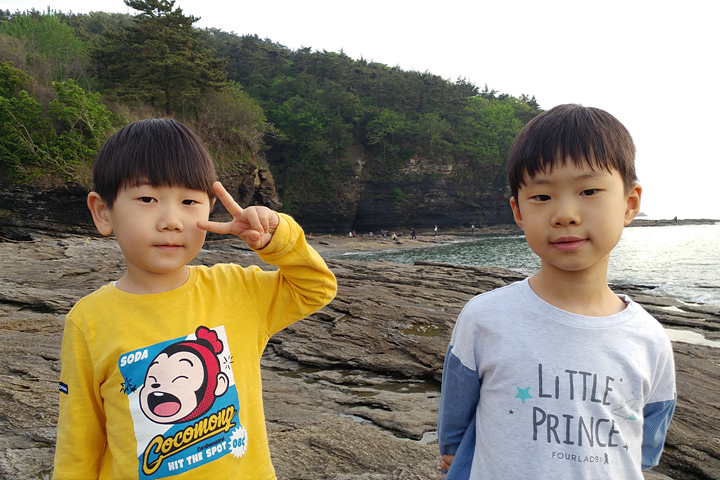
#> input picture data/kids.png, 720 x 480 px, found by its file name
$ python a29_detect_face.py
#> lines starting #> are read from the running program, lines starting #| are printed output that depends on the picture; after the words box and inside, x2 and y2 are one past the last pixel; in counts of white or black regions, pixels touching at a corner belong together
import cv2
import numpy as np


def preprocessing(image):
    gray = cv2.cvtColor(image, cv2.COLOR_BGR2GRAY)
    gray = cv2.equalizeHist(gray)
    return gray

def main():
    image = cv2.imread("data/kids.png")
#> image is the input picture: shape (480, 720, 3); mean B, G, R 116.9, 134.4, 141.2
    cap = cv2.VideoCapture(4)
    cap.set(cv2.CAP_PROP_FRAME_WIDTH, 640)
    cap.set(cv2.CAP_PROP_FRAME_HEIGHT, 480)
    cap.set(cv2.CAP_PROP_FPS, 30)
    cap.set(cv2.CAP_PROP_FOURCC, cv2.VideoWriter_fourcc(*"MJPG"))
    face_cascade = cv2.CascadeClassifier("data/haarcacade_frontalface_alt2.xml")
    eye_cascade = cv2.CascadeClassifier("data/haarcascade_eye.xml")
    while True:
        ret, image = cap.read()
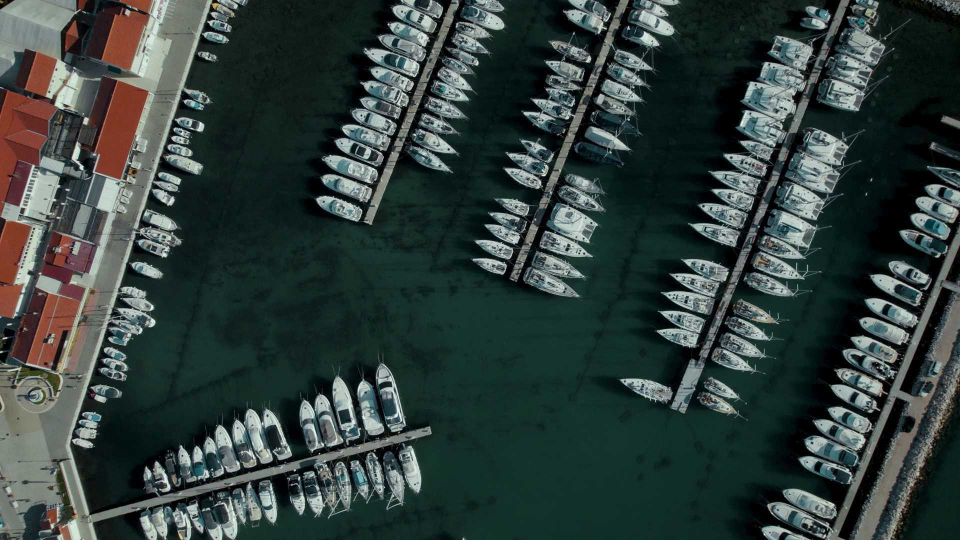
#> input picture boats.jpg, 1920 x 1080 px, given in place of the camera (shown at 1/2 size)
#> image is the input picture: shape (1080, 1920, 3); mean B, G, R 60.7, 63.8, 50.8
        if image is None:
            print("Image load failed!")
            return
        gray = preprocessing(image)
#> in preprocessing, `gray = cv2.equalizeHist(gray)`:
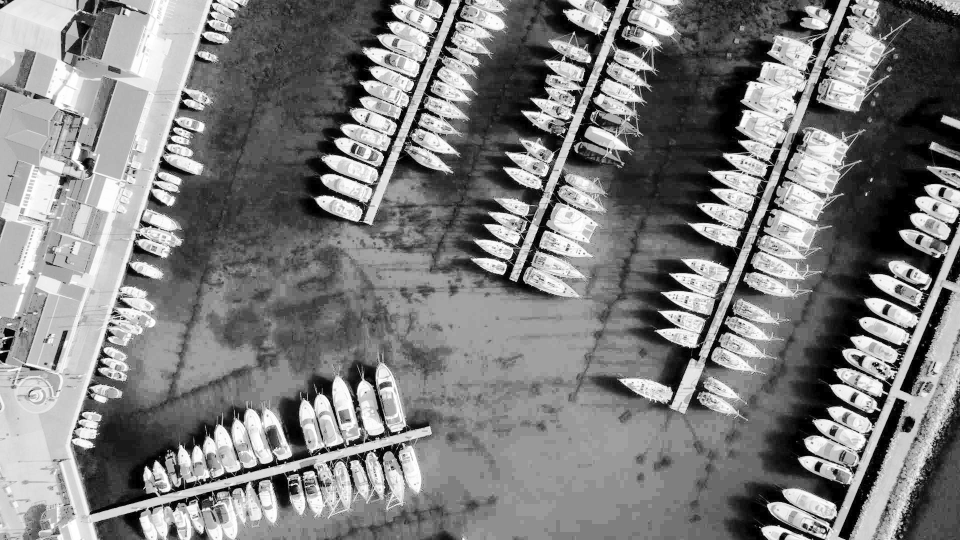
#> gray: shape (1080, 1920) (shown at 1/2 size); min 0, max 255, mean 126.9
        faces = face_cascade.detectMultiScale(gray, 1.1, 2, 0, (100, 100))
#> faces = [[1782, 805, 106, 106], [1213, 31, 185, 185]]
        for (x, y, w, h) in faces:
            cv2.rectangle(image, (x, y), (x + w, y + h), (255, 0, 0), 2)
            face = gray[y:y + h, x:x + w]
            face_color = image[y:y + h, x:x + w] # copy와 reference 차이
            eyes = eye_cascade.detectMultiScale(face_color, 1.15, 7, 0, (25, 20))
            for (ex, ey, ew, eh) in eyes:
                cv2.rectangle(face_color, (ex, ey), (ex + ew, ey + eh), (0, 255, 0), 2)
#> this loop made 2 passes
#> pass 1, in main, `face = gray[y:y + h, x:x + w]`:
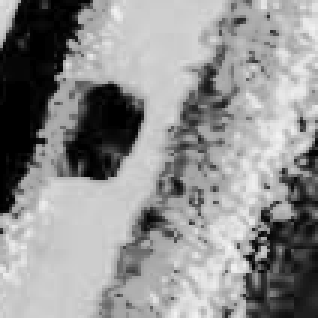
#> face: shape (106, 106) (shown 3 times larger); min 0, max 247, mean 143.5
#> pass 1, in main, `face_color = image[y:y + h, x:x + w]`:
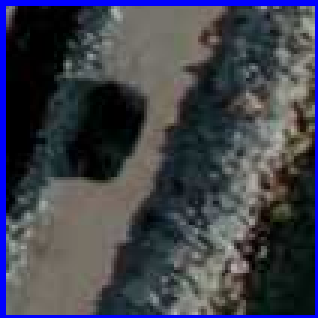
#> face_color: shape (106, 106, 3) (shown 3 times larger); mean B, G, R 76.1, 64.7, 62.7
#> pass 2, in main, `face = gray[y:y + h, x:x + w]`:
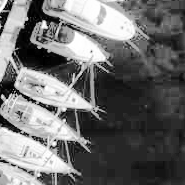
#> face: shape (185, 185); min 0, max 255, mean 108.7
#> pass 2, in main, `face_color = image[y:y + h, x:x + w]`:
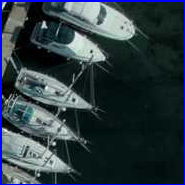
#> face_color: shape (185, 185, 3); mean B, G, R 66.7, 59.9, 45.8
#> after the loop:
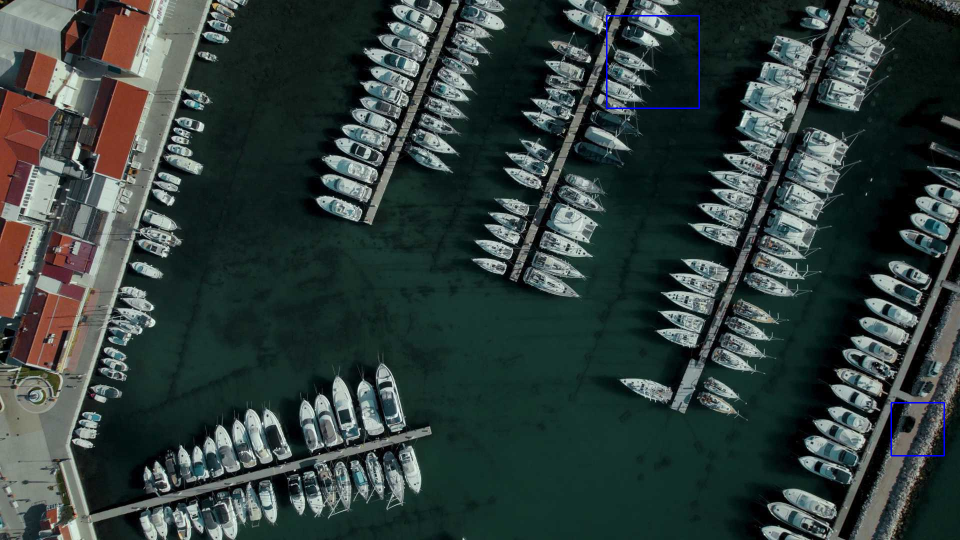
#> image: shape (1080, 1920, 3) (shown at 1/2 size); 0.17% of pixels changed, all inside (x1, y1, x2, y2) = (1212, 30, 1890, 913)
        cv2.imshow("image", image)
        if cv2.waitKey(1) == 27:
#> (key Esc is pressed here)
            break
    cv2.destroyAllWindows()


if __name__ == "__main__":
    main()
